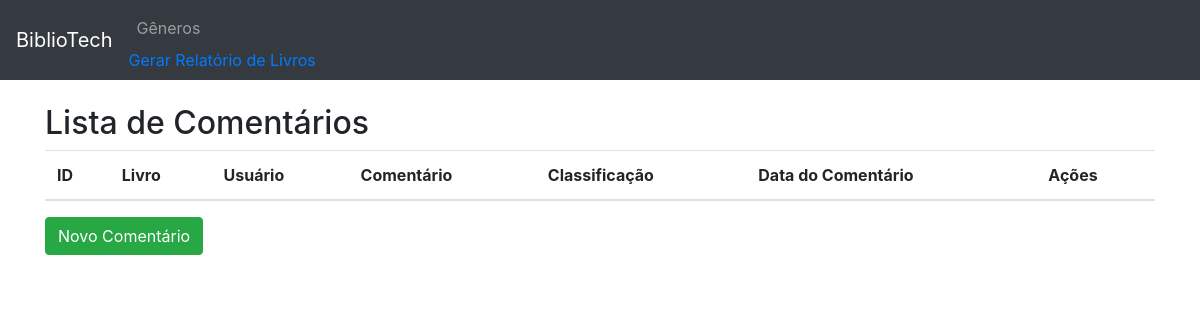
The app's page /comentarios/, older data.
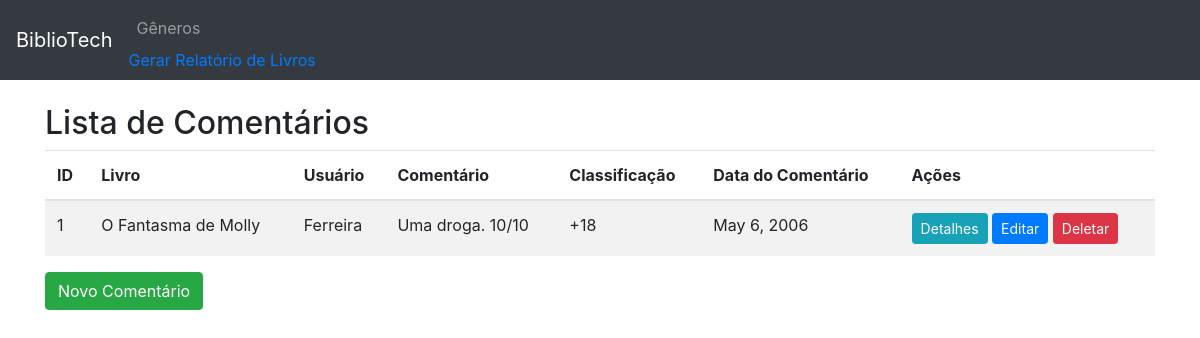
The same page, newer data.
### appmodelo/models.py (models this page shows, shortened)
class Comentario(models.Model):
    livro = models.ForeignKey(Livro, on_delete=models.CASCADE)
    usuario = models.ForeignKey(Usuario, on_delete=models.CASCADE)
    comentario = models.TextField()
    classificacao = models.CharField(max_length=100)
    data_comentario = models.DateField()

class Livro(models.Model):
    titulo = models.CharField(max_length=200)
    ano_publicacao = models.IntegerField()
    genero = models.ForeignKey(Genero, on_delete=models.CASCADE)
    editora = models.ForeignKey(Editora, on_delete=models.CASCADE)
    autor = models.ForeignKey(Autor, on_delete=models.CASCADE)

class Usuario(models.Model):
    nome = models.CharField(max_length=100)
    sobrenome = models.CharField(max_length=100)
    data_nascimento = models.DateField()
    endereco = models.TextField()
    email = models.EmailField()
    telefone = models.CharField(max_length=20)

### appmodelo/views.py (the view)
# urls.py: path('comentarios/', views.lista_comentarios, name='lista_comentarios'),
def lista_comentarios(request):
    comentarios = Comentario.objects.all()
    return render(request, 'lista_comentarios.html', {'comentarios': comentarios})

### appmodelo/templates/lista_comentarios.html
{% extends 'base.html' %}
{% block content %}
<h2>Lista de Comentários</h2>
<table class="table table-striped">
    <thead>
        <tr>
            <th>ID</th>
            <th>Livro</th>
            <th>Usuário</th>
            <th>Comentário</th>
            <th>Classificação</th>
            <th>Data do Comentário</th>
            <th>Ações</th>
        </tr>
    </thead>
    <tbody>
        {% for comentario in comentarios %}
        <tr>
            <td>{{ comentario.id }}</td>
            <td>{{ comentario.livro.titulo }}</td>
            <td>{{ comentario.usuario.nome }}</td>
            <td>{{ comentario.comentario }}</td>
            <td>{{ comentario.classificacao }}</td>
            <td>{{ comentario.data_comentario }}</td>
            <td>
                <a href="{% url 'detalhes_comentario' comentario.id %}" class="btn btn-info btn-sm">Detalhes</a>
                <a href="{% url 'editar_comentario' comentario.id %}" class="btn btn-primary btn-sm">Editar</a>
                <a href="{% url 'deletar_comentario' comentario.id %}" class="btn btn-danger btn-sm">Deletar</a>
            </td>
        </tr>
        {% endfor %}
    </tbody>
</table>
<a href="{% url 'novo_comentario' %}" class="btn btn-success">Novo Comentário</a>
{% endblock %}

### appmodelo/templates/base.html (shortened to what this page needs)
<!DOCTYPE html>
<html lang="en">
<head>
    <link rel="stylesheet" href="https://stackpath.bootstrapcdn.com/bootstrap/4.5.2/css/bootstrap.min.css">
</head>
<body>
    <nav class="navbar navbar-expand-lg navbar-dark bg-dark">
        <a class="navbar-brand" href="#">BiblioTech</a>
        <div class="collapse navbar-collapse" id="navbarSupportedContent">
            <ul class="navbar-nav mr-auto">
                <li class="nav-item">
                    <a class="nav-link" href="{% url 'lista_generos' %}">Gêneros</a>
                    <a href="{% url 'relatorio_livros' %}">Gerar Relatório de Livros</a>
                </li>
            </ul>
        </div>
    </nav>
    <div class="container mt-4">
        {% block content %}
        {% endblock %}
    </div>
</body>
</html>

Row changes from the older to the newer data that the page shows:
added Comentario: id "1", livro.titulo "O Fantasma de Molly", usuario.nome "Ferreira", comentario "Uma droga. 10/10", classificacao "+18", data_comentario "May 6, 2006"
